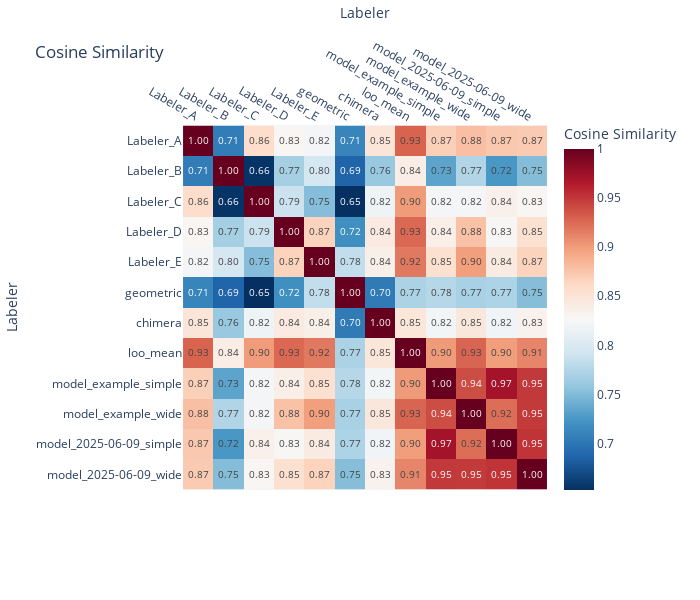

Notebook cell for this chart:
### Markdown cell above
We can visualize the similarity between labelers using a cosine similarity plot

### Code cell
rst.plot_cosine_sim(evaluation_dict)

### Figure 1 — Plotly figure (JSON) as saved in the notebook; plotly's stock layout.template omitted (floating-point values rounded to 4 significant figures; data arrays with more than 128 entries replaced by an {"elided": "..."} marker saying what was removed)
{"data": [{"coloraxis": "coloraxis", "hovertemplate": "Labeler: %{x}<br>Labeler: %{y}<br>Cosine Similarity: %{z}<extra></extra>", "name": "0", "textfont": {"size": 10}, "texttemplate": "%{z:.2f}", "type": "heatmap", "x": ["Labeler_A", "Labeler_B", "Labeler_C", "Labeler_D", "Labeler_E", "geometric", "chimera", "loo_mean", "model_example_simple", "model_example_wide", "model_2025-06-09_simple", "model_2025-06-09_wide"], "xaxis": "x", "y": ["Labeler_A", "Labeler_B", "Labeler_C", "Labeler_D", "Labeler_E", "geometric", "chimera", "loo_mean", "model_example_simple", "model_example_wide", "model_2025-06-09_simple", "model_2025-06-09_wide"], "yaxis": "y", "z": {"elided": "12x12 float values"}}], "layout": {"coloraxis": {"colorbar": {"title": {"text": "Cosine Similarity"}}, "colorscale": [[0, "rgb(5,48,97)"], [0.1, "rgb(33,102,172)"], [0.2, "rgb(67,147,195)"], [0.3, "rgb(146,197,222)"], [0.4, "rgb(209,229,240)"], [0.5, "rgb(247,247,247)"], [0.6, "rgb(253,219,199)"], [0.7, "rgb(244,165,130)"], [0.8, "rgb(214,96,77)"], [0.9, "rgb(178,24,43)"], [1, "rgb(103,0,31)"]]}, "height": 600, "margin": {"b": 100, "l": 100, "r": 100, "t": 100}, "title": {"text": "Cosine Similarity"}, "width": 700, "xaxis": {"anchor": "y", "constrain": "domain", "domain": [0, 1], "scaleanchor": "y", "side": "top", "title": {"text": "Labeler"}}, "yaxis": {"anchor": "x", "autorange": "reversed", "constrain": "domain", "domain": [0, 1], "title": {"text": "Labeler"}}}}
